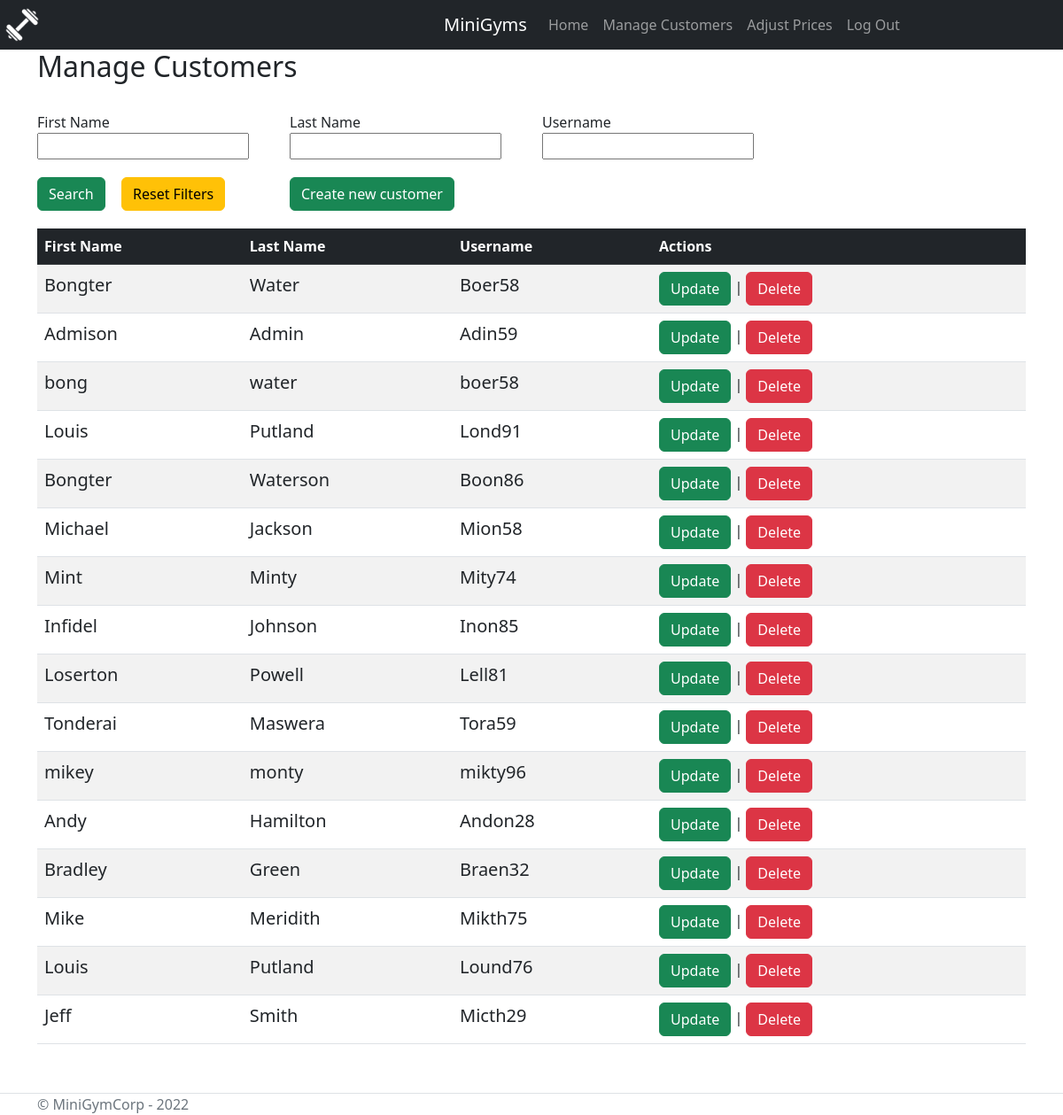
The app's page /DBWCoursework_31018059/viewCustomers.php (signed in), older data.
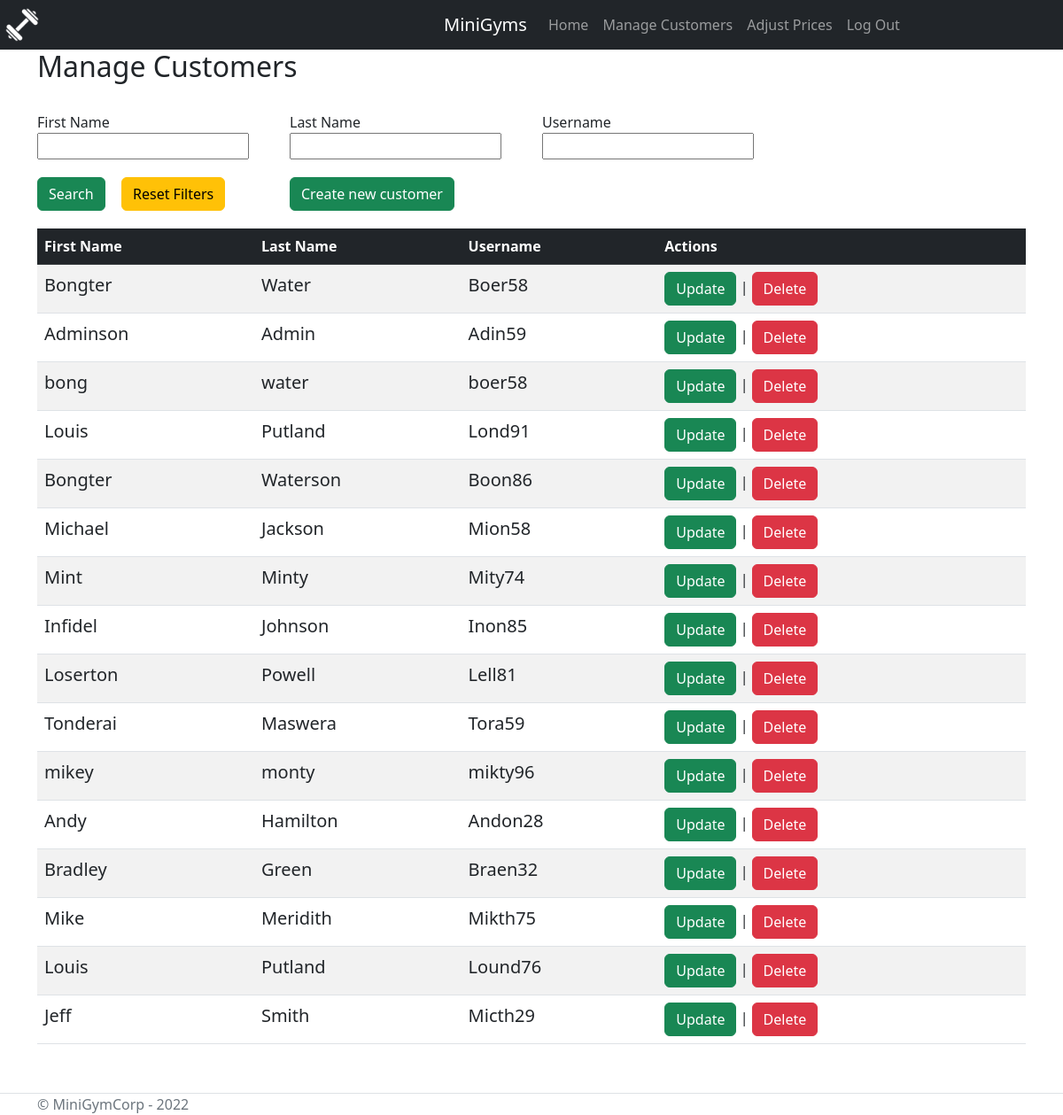
The same page, newer data.
### tables this page shows
CREATE TABLE "Customer" (
	"UserName"	TEXT NOT NULL UNIQUE,
	"firstName"	TEXT NOT NULL,
	"lastName"	TEXT NOT NULL,
	"Password"	TEXT NOT NULL,
	"Email"	TEXT NOT NULL,
	"Postcode"	TEXT NOT NULL,
	"DOB"	TEXT NOT NULL,
	PRIMARY KEY("UserName")
);

### DBWCoursework_31018059/PHP_functions/getAllCustomersPHP.php (called while the page is built)
<?php
function getAllCustomers()
{
    $db = new SQLite3("C:\\xampp\\courseworkDB\\Coursework.db");
    $sql = "SELECT * FROM Customer";
    $stmt = $db->prepare($sql);
    $result = $stmt->execute();
    while($row = $result->fetchArray(SQLITE3_TEXT))
    {
        $arrayResult[] = $row;
    }
    return $arrayResult;
}
?>

### DBWCoursework_31018059/viewCustomers.php (the view, shortened to what this page needs)
<?php
include("navbar.php");
include_once("PHP_functions/getAllCustomersPHP.php");
$customer = getAllCustomers();
?>
<div class="container pb-5">
    <main role="main" class="pb-3">
        <h2>Manage Customers</h2><br>
        <form method="post">
        <div class="row" style="margin-bottom:20px;">
            <div class="col-sm-3">
                <label>First Name</label><br />
                <input type="text" name="FirstName">
            </div>
            <div class="col-sm-3">
                <label>Last Name</label><br />
                <input type="text" name="LastName">
            </div>
            <div class="col-sm-3">
                <label>Username</label><br />
                <input type="text" name="Username">
            </div>
        </div>
        <div class="row" style="margin-bottom:20px;">
            <div class="col-sm-1"><button class="btn btn-success" type="submit" name="submit">Search</button></div>
            <div class="col-sm-2"><a class="btn btn-warning" href="viewCustomers.php?notPermitted=false">Reset Filters</a></div>
            <div class="col-sm-3"><a class="btn btn-success" href="customercreate.php?staffCreating=true">Create new customer</a></div>
        </div>
        </form>
        <div class="col-12">
            <table class="table table-striped">
                <thead class="table-dark">
                    <th>First Name</th>
                    <th>Last Name</th>
                    <th>Username</th>
                    <th>Actions</th>
                </thead>
            <?php
                for($i=0; $i<count($customer);$i++){ if(isset($customer[$i])){
            ?>
                <tr>
                    <td style="font-size:20px;"><?php echo $customer[$i]['firstName']?></td>
                    <td style="font-size:20px;"><?php echo $customer[$i]['lastName']?></td>
                    <td style="font-size:20px;"><?php echo $customer[$i]['UserName']?></td>
                    <td>
                    <a class="btn btn-success" href="updateUser.php?staff=0&username=<?php echo $customer[$i]['UserName'];?>">Update</a>
                    |
                    <a class="btn btn-danger" href="deleteUser.php?username=<?php echo $customer[$i]['UserName'];?>&source=customer">Delete</a>
                    </td>
                </tr>
            <?php }}?>
                </table>
    </main>
</div>
<?php
    include("footer.php");
    ?>

Row changes from the older to the newer data that the page shows:
changed customer "Admin": firstName "Admison" → "Adminson"
